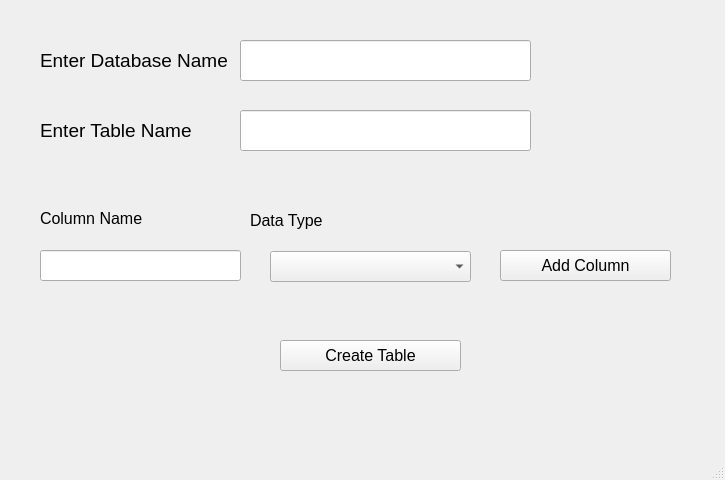
<?xml version="1.0" encoding="UTF-8"?>
<ui version="4.0">
 <class>MainWindow</class>
 <widget class="QMainWindow" name="MainWindow">
  <property name="geometry">
   <rect>
    <x>0</x>
    <y>0</y>
    <width>725</width>
    <height>480</height>
   </rect>
  </property>
  <property name="windowTitle">
   <string>MainWindow</string>
  </property>
  <widget class="QWidget" name="centralwidget">
   <widget class="QLabel" name="label">
    <property name="geometry">
     <rect>
      <x>40</x>
      <y>50</y>
      <width>191</width>
      <height>21</height>
     </rect>
    </property>
    <property name="font">
     <font>
      <pointsize>14</pointsize>
     </font>
    </property>
    <property name="text">
     <string>Enter Database Name</string>
    </property>
   </widget>
   <widget class="QLineEdit" name="lineEditDBName">
    <property name="geometry">
     <rect>
      <x>240</x>
      <y>40</y>
      <width>291</width>
      <height>41</height>
     </rect>
    </property>
   </widget>
   <widget class="QLabel" name="label_2">
    <property name="geometry">
     <rect>
      <x>40</x>
      <y>120</y>
      <width>191</width>
      <height>21</height>
     </rect>
    </property>
    <property name="font">
     <font>
      <pointsize>14</pointsize>
     </font>
    </property>
    <property name="text">
     <string>Enter Table Name</string>
    </property>
   </widget>
   <widget class="QLineEdit" name="lineEditTableName">
    <property name="geometry">
     <rect>
      <x>240</x>
      <y>110</y>
      <width>291</width>
      <height>41</height>
     </rect>
    </property>
   </widget>
   <widget class="QLabel" name="label_3">
    <property name="geometry">
     <rect>
      <x>40</x>
      <y>210</y>
      <width>121</width>
      <height>16</height>
     </rect>
    </property>
    <property name="font">
     <font>
      <pointsize>12</pointsize>
     </font>
    </property>
    <property name="text">
     <string>Column Name</string>
    </property>
   </widget>
   <widget class="QLabel" name="label_4">
    <property name="geometry">
     <rect>
      <x>250</x>
      <y>210</y>
      <width>91</width>
      <height>21</height>
     </rect>
    </property>
    <property name="font">
     <font>
      <pointsize>12</pointsize>
     </font>
    </property>
    <property name="text">
     <string>Data Type</string>
    </property>
   </widget>
   <widget class="QPushButton" name="pushButtonAddColumn">
    <property name="geometry">
     <rect>
      <x>500</x>
      <y>250</y>
      <width>171</width>
      <height>31</height>
     </rect>
    </property>
    <property name="font">
     <font>
      <pointsize>12</pointsize>
     </font>
    </property>
    <property name="text">
     <string>Add Column</string>
    </property>
   </widget>
   <widget class="QLineEdit" name="lineEditColumnName">
    <property name="geometry">
     <rect>
      <x>40</x>
      <y>250</y>
      <width>201</width>
      <height>31</height>
     </rect>
    </property>
   </widget>
   <widget class="QComboBox" name="comboBoxDataType">
    <property name="geometry">
     <rect>
      <x>270</x>
      <y>251</y>
      <width>201</width>
      <height>31</height>
     </rect>
    </property>
   </widget>
   <widget class="QPushButton" name="pushButtonCreateTable">
    <property name="geometry">
     <rect>
      <x>280</x>
      <y>340</y>
      <width>181</width>
      <height>31</height>
     </rect>
    </property>
    <property name="font">
     <font>
      <pointsize>12</pointsize>
     </font>
    </property>
    <property name="text">
     <string>Create Table</string>
    </property>
   </widget>
   <widget class="QLabel" name="labelResponse">
    <property name="geometry">
     <rect>
      <x>130</x>
      <y>400</y>
      <width>391</width>
      <height>21</height>
     </rect>
    </property>
    <property name="font">
     <font>
      <pointsize>14</pointsize>
     </font>
    </property>
    <property name="text">
     <string/>
    </property>
   </widget>
  </widget>
  <widget class="QMenuBar" name="menubar">
   <property name="geometry">
    <rect>
     <x>0</x>
     <y>0</y>
     <width>725</width>
     <height>21</height>
    </rect>
   </property>
  </widget>
  <widget class="QStatusBar" name="statusbar"/>
 </widget>
 <resources/>
 <connections/>
</ui>
